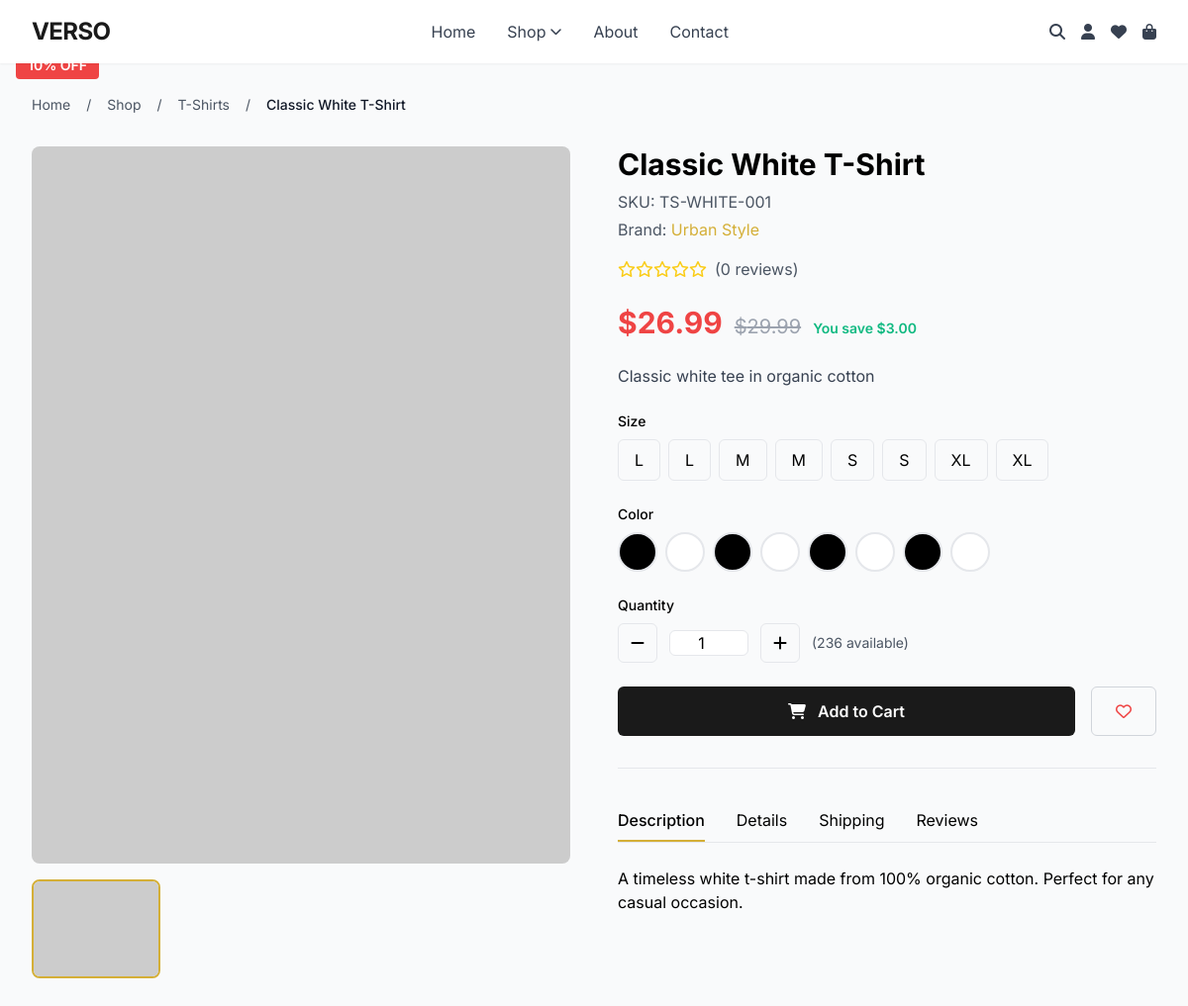
/products/product/classic-white-t-shirt/, run on the app's committed database.
### products/models.py (models this page shows, shortened)
class Product(models.Model):
    GENDER_CHOICES = [
        ('unisex', 'Unisex'),
        ('male', 'Male'),
        ('female', 'Female'),
        ('kids', 'Kids'),
    ]
    id = models.UUIDField(primary_key=True, default=uuid.uuid4, editable=False)
    name = models.CharField(max_length=200)
    slug = models.SlugField(max_length=200, unique=True, blank=True)
    sku = models.CharField(max_length=50, unique=True)
    description = models.TextField()
    short_description = models.TextField(max_length=500, blank=True)
    category = models.ForeignKey(Category, on_delete=models.SET_NULL, null=True, related_name='products')
    brand = models.ForeignKey(Brand, on_delete=models.SET_NULL, null=True, blank=True, related_name='products')
    gender = models.CharField(max_length=10, choices=GENDER_CHOICES, default='unisex')
    base_price = models.DecimalField(max_digits=10, decimal_places=2, validators=[MinValueValidator(0)])
    discount_percentage = models.DecimalField(
        max_digits=5, decimal_places=2, default=0,
        validators=[MinValueValidator(0), MaxValueValidator(100)]
    )
    discount_amount = models.DecimalField(max_digits=10, decimal_places=2, default=0, validators=[MinValueValidator(0)])
    total_stock = models.IntegerField(default=0, validators=[MinValueValidator(0)])
    low_stock_threshold = models.IntegerField(default=10, validators=[MinValueValidator(0)])
    features = models.JSONField(default=list, blank=True)
    care_instructions = models.TextField(blank=True)
    material = models.CharField(max_length=200, blank=True)
    meta_title = models.CharField(max_length=200, blank=True)
    meta_description = models.TextField(max_length=500, blank=True)
    meta_keywords = models.CharField(max_length=500, blank=True)
    is_active = models.BooleanField(default=True)
    is_featured = models.BooleanField(default=False)
    views_count = models.IntegerField(default=0)
    sales_count = models.IntegerField(default=0)
    rating = models.DecimalField(max_digits=3, decimal_places=2, default=0, validators=[MinValueValidator(0), MaxValueValidator(5)])
    review_count = models.IntegerField(default=0)
    created_at = models.DateTimeField(auto_now_add=True)
    updated_at = models.DateTimeField(auto_now=True)
    created_by = models.ForeignKey(User, on_delete=models.SET_NULL, null=True, related_name='products_created')
    class Meta:
        ordering = ['-created_at']
    def save(self, *args, **kwargs):
        if not self.slug:
            self.slug = slugify(self.name)
        super().save(*args, **kwargs)
    @property
    def current_price(self):
        if self.discount_percentage > 0:
            return self.base_price * (1 - self.discount_percentage / 100)
        elif self.discount_amount > 0:
            return max(self.base_price - self.discount_amount, 0)
        return self.base_price
    @property
    def savings(self):
        return self.base_price - self.current_price
    @property
    def is_new(self):
        from django.conf import settings
        days = getattr(settings, 'PRODUCT_NEW_DAYS', 7)
        return self.created_at >= timezone.now() - timedelta(days=days)
    @property
    def is_on_sale(self):
        return self.discount_percentage > 0 or self.discount_amount > 0
    @property
    def main_image(self):
        image = self.images.filter(is_primary=True).first()
        if not image:
            image = self.images.first()
        return image
    def get_available_sizes(self):
        return self.variants.values_list('size', flat=True).distinct()
    def get_available_colors(self):
        return self.variants.values_list('color', flat=True).distinct()

class Category(models.Model):
    id = models.UUIDField(primary_key=True, default=uuid.uuid4, editable=False)
    name = models.CharField(max_length=100, unique=True)
    slug = models.SlugField(max_length=100, unique=True, blank=True)
    description = models.TextField(blank=True)
    parent = models.ForeignKey('self', on_delete=models.CASCADE, null=True, blank=True, related_name='children')
    image = models.ImageField(upload_to='categories/', null=True, blank=True)
    is_active = models.BooleanField(default=True)
    display_order = models.IntegerField(default=0)
    created_at = models.DateTimeField(auto_now_add=True)
    updated_at = models.DateTimeField(auto_now=True)
    class Meta:
        verbose_name_plural = 'Categories'
        ordering = ['display_order', 'name']

class Brand(models.Model):
    id = models.UUIDField(primary_key=True, default=uuid.uuid4, editable=False)
    name = models.CharField(max_length=100, unique=True)
    slug = models.SlugField(max_length=100, unique=True, blank=True)
    description = models.TextField(blank=True)
    logo = models.ImageField(upload_to='brands/', null=True, blank=True)
    website = models.URLField(blank=True)
    is_active = models.BooleanField(default=True)
    created_at = models.DateTimeField(auto_now_add=True)
    class Meta:
        ordering = ['name']

class ProductVariant(models.Model):
    SIZE_CHOICES = [
        ('XS', 'Extra Small'),
        ('S', 'Small'),
        ('M', 'Medium'),
        ('L', 'Large'),
        ('XL', 'Extra Large'),
        ('XXL', '2XL'),
        ('XXXL', '3XL'),
        ('CUSTOM', 'Custom'),
    ]
    product = models.ForeignKey(Product, on_delete=models.CASCADE, related_name='variants')
    size = models.CharField(max_length=10, choices=SIZE_CHOICES)
    color = models.CharField(max_length=50)
    color_hex = models.CharField(max_length=7, blank=True, help_text="Hex color code")
    stock = models.IntegerField(default=0, validators=[MinValueValidator(0)])
    additional_price = models.DecimalField(
        max_digits=10, decimal_places=2, default=0,
        help_text="Additional price for this variant"
    )
    sku_suffix = models.CharField(max_length=20, blank=True)
    class Meta:
        unique_together = ['product', 'size', 'color']
        ordering = ['size', 'color']
    @property
    def price(self):
        """Calculate price for this variant"""
        return self.product.current_price + self.additional_price

### products/views.py (the view)
# urls.py: path('product/<slug:slug>/', views.ProductDetailView.as_view(), name='detail'),
class ProductDetailView(DetailView):
    model = Product
    template_name = 'products/detail.html'
    context_object_name = 'product'
    slug_field = 'slug'
    slug_url_kwarg = 'slug'
    def get_object(self):
        obj = super().get_object()
        obj.views_count += 1
        obj.save(update_fields=['views_count'])
        return obj
    def get_context_data(self, **kwargs):
        context = super().get_context_data(**kwargs)
        product = self.object
        context['available_sizes'] = product.get_available_sizes()
        context['available_colors'] = product.get_available_colors()
        context['variants'] = product.variants.filter(stock__gt=0)
        context['related_products'] = Product.objects.filter(
            category=product.category,
            is_active=True
        ).exclude(id=product.id)[:4]
        if self.request.user.is_authenticated:
            context['in_wishlist'] = Wishlist.objects.filter(
                user=self.request.user,
                product=product
            ).exists()
        return context

### accounts/context_processors.py (called while the page is built)
def site_info(request):
    return {
        'SITE_NAME': getattr(settings, 'SITE_NAME', 'Verso Store'),
        'SITE_DOMAIN': getattr(settings, 'SITE_DOMAIN', 'localhost:8000'),
        'MAPBOX_TOKEN': getattr(settings, 'MAPBOX_TOKEN', ''),
        'STRIPE_PUBLIC_KEY': getattr(settings, 'STRIPE_PUBLIC_KEY', ''),
    }

### orders/context_processors.py (called while the page is built)
def cart_items(request):
    cart = None
    cart_count = 0
    if request.user.is_authenticated:
        cart = Cart.objects.filter(user=request.user).first()
    elif request.session.session_key:
        cart = Cart.objects.filter(session_key=request.session.session_key).first()
    if cart:
        cart_count = cart.total_items
    return {
        'cart': cart,
        'cart_count': cart_count,
    }

### templates/products/detail.html (shortened to what this page needs)
{% extends 'base.html' %}
{% load static %}
{% block content %}
<div class="max-w-7xl mx-auto px-4 sm:px-6 lg:px-8 py-8">
    <nav class="mb-8">
        <ol class="flex items-center space-x-2 text-sm text-gray-600">
            <li><a href="{% url 'home' %}" class="hover:text-accent">Home</a></li>
            <li><span class="mx-2">/</span></li>
            <li><a href="{% url 'products:list' %}" class="hover:text-accent">Shop</a></li>
            {% if product.category %}
            <li><span class="mx-2">/</span></li>
            <li><a href="{% url 'products:category' product.category.slug %}" class="hover:text-accent">{{ product.category.name }}</a></li>
            {% endif %}
            <li><span class="mx-2">/</span></li>
            <li class="text-gray-900 font-medium">{{ product.name }}</li>
        </ol>
    </nav>
    <div class="grid grid-cols-1 lg:grid-cols-2 gap-12">
        <div>
            <div class="absolute z-10 top-4 left-4 space-y-2">
                {% if product.is_new %}
                <span class="block bg-accent text-white text-sm font-semibold px-3 py-1 rounded">NEW</span>
                {% endif %}
                {% if product.is_on_sale %}
                <span class="block bg-danger text-white text-sm font-semibold px-3 py-1 rounded">{{ product.discount_percentage|floatformat:0 }}% OFF</span>
                {% endif %}
            </div>
            <div class="relative mb-4">
                <img id="main-image" src="{% if product.main_image %}{{ product.main_image.image.url }}{% else %}https://via.placeholder.com/600x800{% endif %}"
                     alt="{{ product.name }}" class="w-full rounded-lg">
            </div>
            <div class="grid grid-cols-4 gap-2">
                {% for image in product.images.all %}
                <button onclick="changeMainImage('{{ image.image.url }}')" class="border-2 border-transparent hover:border-accent rounded-lg overflow-hidden">
                    <img src="{{ image.image.url }}" alt="{{ image.alt_text|default:product.name }}" class="w-full h-24 object-cover">
                </button>
                {% empty %}
                <button class="border-2 border-accent rounded-lg overflow-hidden">
                    <img src="https://via.placeholder.com/150x150" alt="{{ product.name }}" class="w-full h-24 object-cover">
                </button>
                {% endfor %}
            </div>
        </div>
        <div>
            <div class="mb-4">
                <h1 class="text-3xl font-bold mb-2">{{ product.name }}</h1>
                <p class="text-gray-600 mb-1">SKU: {{ product.sku }}</p>
                {% if product.brand %}
                <p class="text-gray-600">Brand: <a href="#" class="text-accent hover:underline">{{ product.brand.name }}</a></p>
                {% endif %}
            </div>
            <div class="flex items-center mb-6">
                <div class="flex text-yellow-400 mr-2">
                    {% for i in "12345"|make_list %}
                        {% if i|add:"0" <= product.rating|floatformat:"0" %}
                            <i class="fas fa-star"></i>
                        {% else %}
                            <i class="far fa-star"></i>
                        {% endif %}
                    {% endfor %}
                </div>
                <span class="text-gray-600">({{ product.review_count }} reviews)</span>
            </div>
            <div class="mb-6">
                {% if product.is_on_sale %}
                <div class="flex items-baseline space-x-3">
                    <span class="text-3xl font-bold text-danger">${{ product.current_price|floatformat:2 }}</span>
                    <span class="text-xl text-gray-400 line-through">${{ product.base_price|floatformat:2 }}</span>
                    <span class="text-sm text-success font-semibold">You save ${{ product.savings|floatformat:2 }}</span>
                </div>
                {% else %}
                <span class="text-3xl font-bold">${{ product.base_price|floatformat:2 }}</span>
                {% endif %}
            </div>
            <p class="text-gray-700 mb-6">{{ product.short_description }}</p>
            <form method="post" action="{% url 'orders:add_to_cart' product.id %}" class="space-y-6">
                {% if available_sizes %}
                <div>
                    <label class="block text-sm font-medium mb-2">Size</label>
                    <div class="flex flex-wrap gap-2">
                        {% for size in available_sizes %}
                        <label class="cursor-pointer">
                            <span class="block px-4 py-2 border rounded-md peer-checked:bg-primary peer-checked:text-white hover:border-accent transition-colors">
                                {{ size }}
                            </span>
                        </label>
                        {% endfor %}
                    </div>
                </div>
                {% endif %}
                {% if available_colors %}
                <div>
                    <label class="block text-sm font-medium mb-2">Color</label>
                    <div class="flex flex-wrap gap-2">
                        {% for variant in variants %}
                        <label class="cursor-pointer" title="{{ variant.color }}">
                            <span class="block w-10 h-10 rounded-full border-2 peer-checked:border-accent hover:scale-110 transition-transform"
                                  style="background-color: {{ variant.color_hex|default:'#ccc' }}"></span>
                        </label>
                        {% endfor %}
                    </div>
                </div>
                {% endif %}
                <div>
                    <label class="block text-sm font-medium mb-2">Quantity</label>
                    <div class="flex items-center space-x-3">
                        <button type="button" onclick="decrementQuantity()" class="w-10 h-10 border rounded-md hover:bg-gray-100">
                            <i class="fas fa-minus"></i>
                        </button>
                        <input type="number" name="quantity" id="quantity" value="1" min="1" max="{{ product.total_stock }}"
                               class="w-20 text-center border rounded-md">
                        <button type="button" onclick="incrementQuantity()" class="w-10 h-10 border rounded-md hover:bg-gray-100">
                            <i class="fas fa-plus"></i>
                        </button>
                        <span class="text-sm text-gray-600">({{ product.total_stock }} available)</span>
                    </div>
                </div>
                <div class="flex space-x-4">
                    <button type="submit" class="flex-1 bg-primary text-white py-3 rounded-md hover:bg-accent transition-colors font-semibold">
                        <i class="fas fa-shopping-cart mr-2"></i> Add to Cart
                    </button>
                    <button type="button" onclick="addToWishlist('{{ product.id }}')"
                            class="px-6 py-3 border border-gray-300 rounded-md hover:border-accent transition-colors">
                        <i class="{% if in_wishlist %}fas{% else %}far{% endif %} fa-heart text-danger"></i>
                    </button>
                </div>
            </form>
            <div class="mt-8 border-t pt-8">
                <div class="border-b">
                    <nav class="flex space-x-8">
                        <button onclick="showTab('description')" class="tab-btn py-2 border-b-2 border-accent font-medium">Description</button>
                        <button onclick="showTab('details')" class="tab-btn py-2 border-b-2 border-transparent hover:border-gray-300">Details</button>
                        <button onclick="showTab('shipping')" class="tab-btn py-2 border-b-2 border-transparent hover:border-gray-300">Shipping</button>
                        <button onclick="showTab('reviews')" class="tab-btn py-2 border-b-2 border-transparent hover:border-gray-300">Reviews</button>
                    </nav>
                </div>
                <div id="description-tab" class="tab-content py-6">
                    <div class="prose max-w-none">
                        {{ product.description|safe }}
                    </div>
                </div>
            </div>
        </div>
    </div>
</div>
{% endblock %}

### templates/base.html (style rules this page uses)
body { font-family: 'Inter', sans-serif; }
html { scroll-behavior: smooth; }

### data on the page
Product: category.name "T-Shirts", name "Classic White T-Shirt", discount_percentage "10", sku "TS-WHITE-001", brand.name "Urban Style", rating 0 (drawn), review_count "0", current_price "26.99", base_price "29.99", savings "3.00", short_description "Classic white tee in organic cotton", total_stock "236", description "A timeless white t-shirt made from 100% organic cotton. Perfect for any casual occasion."

### other printed values
{{ size }} "L" "L" "M" "M" "S" "S" "XL" "XL"
